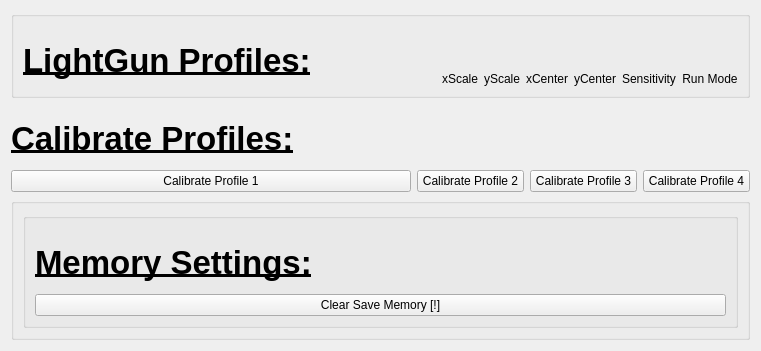
      <widget class="QWidget" name="profilesTab">
       <attribute name="title">
        <string>Calibration/Memory</string>
       </attribute>
       <layout class="QGridLayout" name="gridLayout_3">
        <item row="2" column="2">
         <widget class="QPushButton" name="calib3Btn">
          <property name="text">
           <string>Calibrate Profile 3</string>
          </property>
         </widget>
        </item>
        <item row="0" column="0" colspan="4">
         <widget class="QGroupBox" name="profilesBox">
          <property name="title">
           <string/>
          </property>
          <layout class="QGridLayout" name="gridLayout_10">
           <item row="1" column="0">
            <layout class="QGridLayout" name="profilesArea">
             <item row="0" column="2">
              <widget class="QLabel" name="xScaleHeader">
               <property name="frameShape">
                <enum>QFrame::NoFrame</enum>
               </property>
               <property name="frameShadow">
                <enum>QFrame::Plain</enum>
               </property>
               <property name="lineWidth">
                <number>1</number>
               </property>
               <property name="text">
                <string>xScale</string>
               </property>
               <property name="alignment">
                <set>Qt::AlignBottom|Qt::AlignHCenter</set>
               </property>
              </widget>
             </item>
             <item row="0" column="5">
              <widget class="QLabel" name="yCenterHeader">
               <property name="text">
                <string>yCenter</string>
               </property>
               <property name="alignment">
                <set>Qt::AlignBottom|Qt::AlignHCenter</set>
               </property>
              </widget>
             </item>
             <item row="0" column="1">
              <widget class="QLabel" name="headerPadding">
               <property name="text">
                <string/>
               </property>
               <property name="alignment">
                <set>Qt::AlignCenter</set>
               </property>
              </widget>
             </item>
             <item row="0" column="7">
              <widget class="QLabel" name="runModeHeader">
               <property name="text">
                <string>Run Mode</string>
               </property>
               <property name="alignment">
                <set>Qt::AlignBottom|Qt::AlignHCenter</set>
               </property>
              </widget>
             </item>
             <item row="0" column="3">
              <widget class="QLabel" name="yScaleHeader">
               <property name="text">
                <string>yScale</string>
               </property>
               <property name="alignment">
                <set>Qt::AlignBottom|Qt::AlignHCenter</set>
               </property>
              </widget>
             </item>
             <item row="0" column="6">
              <widget class="QLabel" name="irSensHeader">
               <property name="text">
                <string>Sensitivity</string>
               </property>
               <property name="alignment">
                <set>Qt::AlignBottom|Qt::AlignHCenter</set>
               </property>
              </widget>
             </item>
             <item row="0" column="4">
              <widget class="QLabel" name="xCenterHeader">
               <property name="text">
                <string>xCenter</string>
               </property>
               <property name="alignment">
                <set>Qt::AlignBottom|Qt::AlignHCenter</set>
               </property>
              </widget>
             </item>
             <item row="0" column="0">
              <widget class="QLabel" name="label_15">
               <property name="sizePolicy">
                <sizepolicy hsizetype="Minimum" vsizetype="Minimum">
                 <horstretch>0</horstretch>
                 <verstretch>0</verstretch>
                </sizepolicy>
               </property>
               <property name="minimumSize">
                <size>
                 <width>400</width>
                 <height>60</height>
                </size>
               </property>
               <property name="maximumSize">
                <size>
                 <width>300</width>
                 <height>50</height>
                </size>
               </property>
               <property name="font">
                <font>
                 <pointsize>25</pointsize>
                 <bold>true</bold>
                </font>
               </property>
               <property name="layoutDirection">
                <enum>Qt::LeftToRight</enum>
               </property>
               <property name="text">
                <string>&lt;html&gt;&lt;head/&gt;&lt;body&gt;&lt;p&gt;&lt;span style=&quot; text-decoration: underline;&quot;&gt;LightGun Profiles:&lt;/span&gt;&lt;/p&gt;&lt;/body&gt;&lt;/html&gt;</string>
               </property>
              </widget>
             </item>
            </layout>
           </item>
          </layout>
         </widget>
        </item>
        <item row="4" column="0" colspan="4">
         <widget class="QGroupBox" name="groupBox">
          <property name="title">
           <string/>
          </property>
          <layout class="QGridLayout" name="gridLayout_11">
           <item row="1" column="0">
            <widget class="QGroupBox" name="dangerZoneBox">
             <property name="title">
              <string/>
             </property>
             <layout class="QVBoxLayout" name="verticalLayout_12">
              <item>
               <widget class="QLabel" name="label_17">
                <property name="sizePolicy">
                 <sizepolicy hsizetype="Minimum" vsizetype="Minimum">
                  <horstretch>0</horstretch>
                  <verstretch>0</verstretch>
                 </sizepolicy>
                </property>
                <property name="minimumSize">
                 <size>
                  <width>400</width>
                  <height>60</height>
                 </size>
                </property>
                <property name="maximumSize">
                 <size>
                  <width>300</width>
                  <height>50</height>
                 </size>
                </property>
                <property name="font">
                 <font>
                  <pointsize>25</pointsize>
                  <bold>true</bold>
                 </font>
                </property>
                <property name="layoutDirection">
                 <enum>Qt::LeftToRight</enum>
                </property>
                <property name="text">
                 <string>&lt;html&gt;&lt;head/&gt;&lt;body&gt;&lt;p&gt;&lt;span style=&quot; text-decoration: underline;&quot;&gt;Memory Settings:&lt;/span&gt;&lt;/p&gt;&lt;/body&gt;&lt;/html&gt;</string>
                </property>
               </widget>
              </item>
              <item>
               <widget class="QPushButton" name="clearEepromBtn_new">
                <property name="text">
                 <string>Clear Save Memory [!]</string>
                </property>
               </widget>
              </item>
             </layout>
            </widget>
           </item>
          </layout>
         </widget>
        </item>
        <item row="2" column="0">
         <widget class="QPushButton" name="calib1Btn">
          <property name="text">
           <string>Calibrate Profile 1</string>
          </property>
         </widget>
        </item>
        <item row="2" column="1">
         <widget class="QPushButton" name="calib2Btn">
          <property name="text">
           <string>Calibrate Profile 2</string>
          </property>
         </widget>
        </item>
        <item row="2" column="3">
         <widget class="QPushButton" name="calib4Btn">
          <property name="text">
           <string>Calibrate Profile 4</string>
          </property>
         </widget>
        </item>
        <item row="1" column="0">
         <widget class="QLabel" name="label_16">
          <property name="sizePolicy">
           <sizepolicy hsizetype="Minimum" vsizetype="Minimum">
            <horstretch>0</horstretch>
            <verstretch>0</verstretch>
           </sizepolicy>
          </property>
          <property name="minimumSize">
           <size>
            <width>400</width>
            <height>60</height>
           </size>
          </property>
          <property name="maximumSize">
           <size>
            <width>300</width>
            <height>50</height>
           </size>
          </property>
          <property name="font">
           <font>
            <pointsize>25</pointsize>
            <bold>true</bold>
           </font>
          </property>
          <property name="layoutDirection">
           <enum>Qt::LeftToRight</enum>
          </property>
          <property name="text">
           <string>&lt;html&gt;&lt;head/&gt;&lt;body&gt;&lt;p&gt;&lt;span style=&quot; text-decoration: underline;&quot;&gt;Calibrate Profiles:&lt;/span&gt;&lt;/p&gt;&lt;/body&gt;&lt;/html&gt;</string>
          </property>
         </widget>
        </item>
       </layout>
      </widget>
